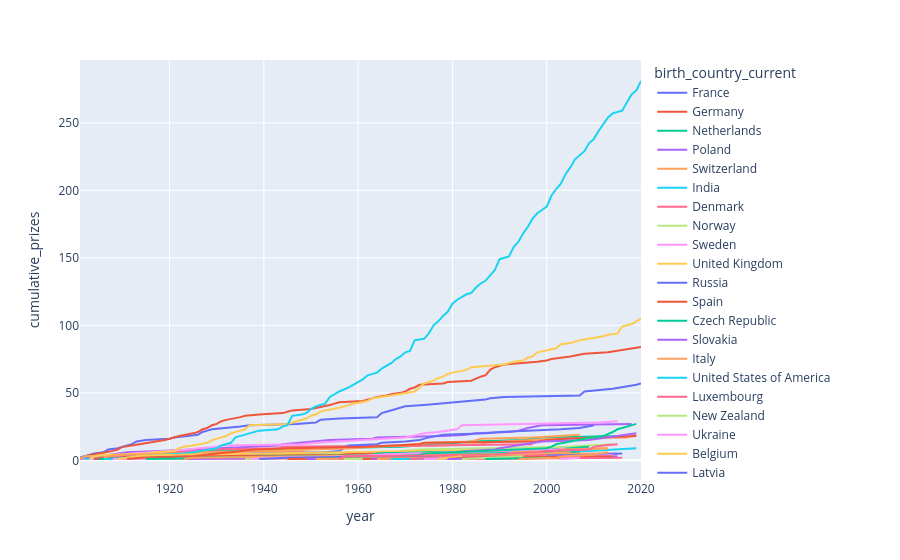

Notebook cell for this chart:
### Code cell
chart = px.line(prizes_over_time, 
                x="year", 
                y="cumulative_prizes", 
                color='birth_country_current')
chart.show()

### Figure 1 — Plotly figure (JSON) as saved in the notebook; plotly's stock layout.template omitted (floating-point values rounded to 4 significant figures)
{"data": [{"hovertemplate": "birth_country_current=France<br>year=%{x}<br>cumulative_prizes=%{y}<extra></extra>", "legendgroup": "France", "line": {"color": "#636efa", "dash": "solid"}, "marker": {"symbol": "circle"}, "mode": "lines", "name": "France", "orientation": "v", "showlegend": true, "type": "scatter", "x": [1901, 1903, 1904, 1906, 1907, 1909, 1912, 1913, 1915, 1920, 1921, 1926, 1927, 1928, 1929, 1935, 1937, 1947, 1951, 1952, 1956, 1964, 1965, 1966, 1967, 1968, 1970, 1974, 1977, 1980, 1983, 1987, 1988, 1991, 2007, 2008, 2014, 2016, 2018, 2019, 2020], "xaxis": "x", "y": [2, 4, 5, 6, 8, 9, 12, 14, 15, 16, 17, 19, 21, 22, 23, 25, 26, 27, 28, 30, 31, 32, 35, 36, 37, 38, 40, 41, 42, 43, 44, 45, 46, 47, 48, 51, 53, 54, 55, 56, 57], "yaxis": "y"}, {"hovertemplate": "birth_country_current=Germany<br>year=%{x}<br>cumulative_prizes=%{y}<extra></extra>", "legendgroup": "Germany", "line": {"color": "#EF553B", "dash": "solid"}, "marker": {"symbol": "circle"}, "mode": "lines", "name": "Germany", "orientation": "v", "showlegend": true, "type": "scatter", "x": [1901, 1902, 1905, 1907, 1908, 1909, 1910, 1912, 1914, 1915, 1918, 1919, 1920, 1921, 1922, 1925, 1926, 1927, 1928, 1929, 1930, 1931, 1932, 1935, 1936, 1939, 1944, 1945, 1946, 1950, 1953, 1954, 1955, 1956, 1961, 1963, 1964, 1966, 1967, 1969, 1970, 1971, 1972, 1973, 1978, 1979, 1984, 1986, 1987, 1988, 1989, 1991, 1995, 1998, 2000, 2001, 2005, 2007, 2008, 2013, 2017, 2019, 2020], "xaxis": "x", "y": [1, 3, 5, 6, 7, 8, 10, 11, 12, 13, 14, 15, 16, 17, 18, 20, 21, 23, 24, 26, 27, 29, 30, 32, 33, 34, 35, 36, 37, 38, 40, 41, 42, 43, 44, 46, 47, 48, 49, 50, 51, 53, 54, 56, 57, 58, 59, 62, 63, 67, 69, 71, 72, 73, 74, 75, 77, 78, 79, 80, 82, 83, 84], "yaxis": "y"}, {"hovertemplate": "birth_country_current=Netherlands<br>year=%{x}<br>cumulative_prizes=%{y}<extra></extra>", "legendgroup": "Netherlands", "line": {"color": "#00cc96", "dash": "solid"}, "marker": {"symbol": "circle"}, "mode": "lines", "name": "Netherlands", "orientation": "v", "showlegend": true, "type": "scatter", "x": [1901, 1902, 1910, 1911, 1913, 1929, 1936, 1953, 1969, 1973, 1975, 1981, 1984, 1995, 1999, 2016], "xaxis": "x", "y": [1, 3, 4, 5, 6, 7, 8, 9, 10, 11, 12, 13, 14, 15, 17, 18], "yaxis": "y"}, {"hovertemplate": "birth_country_current=Poland<br>year=%{x}<br>cumulative_prizes=%{y}<extra></extra>", "legendgroup": "Poland", "line": {"color": "#ab63fa", "dash": "solid"}, "marker": {"symbol": "circle"}, "mode": "lines", "name": "Poland", "orientation": "v", "showlegend": true, "type": "scatter", "x": [1901, 1903, 1905, 1907, 1908, 1911, 1918, 1924, 1931, 1939, 1943, 1944, 1950, 1954, 1963, 1964, 1978, 1983, 1985, 1992, 1994, 1995, 1996, 1999, 2018], "xaxis": "x", "y": [1, 2, 3, 4, 5, 6, 7, 8, 9, 10, 11, 12, 14, 15, 16, 17, 18, 19, 20, 21, 22, 23, 24, 26, 27], "yaxis": "y"}, {"hovertemplate": "birth_country_current=Switzerland<br>year=%{x}<br>cumulative_prizes=%{y}<extra></extra>", "legendgroup": "Switzerland", "line": {"color": "#FFA15A", "dash": "solid"}, "marker": {"symbol": "circle"}, "mode": "lines", "name": "Switzerland", "orientation": "v", "showlegend": true, "type": "scatter", "x": [1901, 1902, 1909, 1919, 1920, 1948, 1949, 1952, 1957, 1978, 1986, 1987, 1991, 1996, 2002, 2017, 2019], "xaxis": "x", "y": [1, 3, 4, 5, 6, 7, 8, 9, 10, 11, 12, 13, 14, 15, 16, 17, 19], "yaxis": "y"}, {"hovertemplate": "birth_country_current=India<br>year=%{x}<br>cumulative_prizes=%{y}<extra></extra>", "legendgroup": "India", "line": {"color": "#19d3f3", "dash": "solid"}, "marker": {"symbol": "circle"}, "mode": "lines", "name": "India", "orientation": "v", "showlegend": true, "type": "scatter", "x": [1902, 1907, 1913, 1930, 1968, 1998, 2009, 2014, 2019], "xaxis": "x", "y": [1, 2, 3, 4, 5, 6, 7, 8, 9], "yaxis": "y"}, {"hovertemplate": "birth_country_current=Denmark<br>year=%{x}<br>cumulative_prizes=%{y}<extra></extra>", "legendgroup": "Denmark", "line": {"color": "#FF6692", "dash": "solid"}, "marker": {"symbol": "circle"}, "mode": "lines", "name": "Denmark", "orientation": "v", "showlegend": true, "type": "scatter", "x": [1903, 1908, 1917, 1920, 1922, 1926, 1928, 1943, 1944, 1975, 1997], "xaxis": "x", "y": [1, 2, 4, 5, 6, 7, 8, 9, 10, 11, 12], "yaxis": "y"}, {"hovertemplate": "birth_country_current=Norway<br>year=%{x}<br>cumulative_prizes=%{y}<extra></extra>", "legendgroup": "Norway", "line": {"color": "#B6E880", "dash": "solid"}, "marker": {"symbol": "circle"}, "mode": "lines", "name": "Norway", "orientation": "v", "showlegend": true, "type": "scatter", "x": [1903, 1920, 1921, 1922, 1968, 1969, 1973, 1989, 2004, 2014], "xaxis": "x", "y": [1, 2, 3, 4, 5, 7, 8, 9, 10, 12], "yaxis": "y"}, {"hovertemplate": "birth_country_current=Sweden<br>year=%{x}<br>cumulative_prizes=%{y}<extra></extra>", "legendgroup": "Sweden", "line": {"color": "#FF97FF", "dash": "solid"}, "marker": {"symbol": "circle"}, "mode": "lines", "name": "Sweden", "orientation": "v", "showlegend": true, "type": "scatter", "x": [1903, 1908, 1909, 1911, 1912, 1916, 1921, 1924, 1926, 1930, 1931, 1948, 1951, 1955, 1961, 1970, 1974, 1977, 1981, 1982, 2000, 2011, 2015], "xaxis": "x", "y": [1, 2, 3, 4, 5, 6, 7, 8, 9, 10, 11, 12, 13, 14, 15, 17, 20, 21, 23, 26, 27, 28, 29], "yaxis": "y"}, {"hovertemplate": "birth_country_current=United Kingdom<br>year=%{x}<br>cumulative_prizes=%{y}<extra></extra>", "legendgroup": "United Kingdom", "line": {"color": "#FECB52", "dash": "solid"}, "marker": {"symbol": "circle"}, "mode": "lines", "name": "United Kingdom", "orientation": "v", "showlegend": true, "type": "scatter", "x": [1903, 1904, 1906, 1915, 1917, 1921, 1922, 1923, 1925, 1927, 1928, 1929, 1932, 1933, 1934, 1935, 1936, 1937, 1945, 1947, 1948, 1949, 1950, 1951, 1952, 1953, 1956, 1957, 1958, 1959, 1962, 1963, 1967, 1969, 1972, 1973, 1974, 1976, 1977, 1978, 1979, 1980, 1982, 1983, 1984, 1988, 1991, 1993, 1995, 1996, 1997, 1998, 2001, 2002, 2003, 2005, 2007, 2009, 2010, 2012, 2013, 2015, 2016, 2017, 2018, 2019, 2020], "xaxis": "x", "y": [1, 3, 4, 5, 6, 7, 9, 10, 11, 12, 13, 15, 18, 20, 21, 22, 23, 26, 27, 29, 30, 31, 33, 34, 36, 37, 39, 40, 41, 42, 44, 46, 48, 49, 51, 54, 57, 59, 61, 62, 64, 65, 66, 67, 69, 70, 71, 73, 74, 76, 77, 80, 82, 83, 86, 87, 89, 90, 91, 92, 93, 94, 99, 100, 101, 103, 105], "yaxis": "y"}, {"hovertemplate": "birth_country_current=Russia<br>year=%{x}<br>cumulative_prizes=%{y}<extra></extra>", "legendgroup": "Russia", "line": {"color": "#636efa", "dash": "solid"}, "marker": {"symbol": "circle"}, "mode": "lines", "name": "Russia", "orientation": "v", "showlegend": true, "type": "scatter", "x": [1904, 1910, 1911, 1933, 1937, 1953, 1956, 1958, 1964, 1965, 1970, 1973, 1975, 1977, 1978, 1987, 1990, 2003, 2007, 2010], "xaxis": "x", "y": [1, 2, 3, 4, 5, 6, 7, 11, 12, 13, 14, 15, 17, 18, 19, 20, 21, 23, 24, 26], "yaxis": "y"}, {"hovertemplate": "birth_country_current=Spain<br>year=%{x}<br>cumulative_prizes=%{y}<extra></extra>", "legendgroup": "Spain", "line": {"color": "#EF553B", "dash": "solid"}, "marker": {"symbol": "circle"}, "mode": "lines", "name": "Spain", "orientation": "v", "showlegend": true, "type": "scatter", "x": [1904, 1906, 1922, 1956, 1959, 1977, 1989], "xaxis": "x", "y": [1, 2, 3, 4, 5, 6, 7], "yaxis": "y"}, {"hovertemplate": "birth_country_current=Czech Republic<br>year=%{x}<br>cumulative_prizes=%{y}<extra></extra>", "legendgroup": "Czech Republic", "line": {"color": "#00cc96", "dash": "solid"}, "marker": {"symbol": "circle"}, "mode": "lines", "name": "Czech Republic", "orientation": "v", "showlegend": true, "type": "scatter", "x": [1905, 1947, 1959, 1984, 2007], "xaxis": "x", "y": [1, 3, 4, 5, 6], "yaxis": "y"}, {"hovertemplate": "birth_country_current=Slovakia<br>year=%{x}<br>cumulative_prizes=%{y}<extra></extra>", "legendgroup": "Slovakia", "line": {"color": "#ab63fa", "dash": "solid"}, "marker": {"symbol": "circle"}, "mode": "lines", "name": "Slovakia", "orientation": "v", "showlegend": true, "type": "scatter", "x": [1905], "xaxis": "x", "y": [1], "yaxis": "y"}, {"hovertemplate": "birth_country_current=Italy<br>year=%{x}<br>cumulative_prizes=%{y}<extra></extra>", "legendgroup": "Italy", "line": {"color": "#FFA15A", "dash": "solid"}, "marker": {"symbol": "circle"}, "mode": "lines", "name": "Italy", "orientation": "v", "showlegend": true, "type": "scatter", "x": [1906, 1907, 1909, 1926, 1934, 1938, 1959, 1963, 1969, 1975, 1984, 1985, 1986, 1997, 2002, 2007], "xaxis": "x", "y": [2, 3, 4, 5, 6, 7, 9, 10, 11, 13, 14, 15, 16, 17, 18, 19], "yaxis": "y"}, {"hovertemplate": "birth_country_current=United States of America<br>year=%{x}<br>cumulative_prizes=%{y}<extra></extra>", "legendgroup": "United States of America", "line": {"color": "#19d3f3", "dash": "solid"}, "marker": {"symbol": "circle"}, "mode": "lines", "name": "United States of America", "orientation": "v", "showlegend": true, "type": "scatter", "x": [1906, 1912, 1914, 1919, 1923, 1925, 1927, 1929, 1930, 1931, 1932, 1933, 1934, 1936, 1937, 1938, 1939, 1943, 1944, 1945, 1946, 1948, 1949, 1950, 1951, 1952, 1953, 1954, 1955, 1956, 1958, 1959, 1960, 1961, 1962, 1964, 1965, 1966, 1967, 1968, 1969, 1970, 1971, 1972, 1974, 1975, 1976, 1977, 1978, 1979, 1980, 1981, 1982, 1983, 1984, 1985, 1986, 1987, 1988, 1989, 1990, 1992, 1993, 1994, 1995, 1996, 1997, 1998, 2000, 2001, 2002, 2003, 2004, 2005, 2006, 2007, 2008, 2009, 2010, 2011, 2012, 2013, 2014, 2015, 2016, 2017, 2018, 2019, 2020], "xaxis": "x", "y": [1, 2, 3, 4, 5, 6, 7, 8, 9, 11, 12, 13, 17, 19, 20, 21, 22, 23, 25, 26, 33, 34, 35, 38, 40, 41, 42, 47, 49, 51, 54, 56, 58, 60, 63, 65, 68, 70, 72, 75, 77, 80, 81, 89, 90, 94, 100, 103, 107, 110, 116, 119, 121, 123, 124, 128, 131, 133, 137, 141, 149, 151, 158, 162, 168, 173, 179, 183, 188, 196, 201, 205, 212, 217, 223, 226, 229, 235, 238, 244, 249, 254, 257, 258, 259, 265, 271, 274, 281], "yaxis": "y"}, {"hovertemplate": "birth_country_current=Luxembourg<br>year=%{x}<br>cumulative_prizes=%{y}<extra></extra>", "legendgroup": "Luxembourg", "line": {"color": "#FF6692", "dash": "solid"}, "marker": {"symbol": "circle"}, "mode": "lines", "name": "Luxembourg", "orientation": "v", "showlegend": true, "type": "scatter", "x": [1908, 2011], "xaxis": "x", "y": [1, 2], "yaxis": "y"}, {"hovertemplate": "birth_country_current=New Zealand<br>year=%{x}<br>cumulative_prizes=%{y}<extra></extra>", "legendgroup": "New Zealand", "line": {"color": "#B6E880", "dash": "solid"}, "marker": {"symbol": "circle"}, "mode": "lines", "name": "New Zealand", "orientation": "v", "showlegend": true, "type": "scatter", "x": [1908, 1962, 2000], "xaxis": "x", "y": [1, 2, 3], "yaxis": "y"}, {"hovertemplate": "birth_country_current=Ukraine<br>year=%{x}<br>cumulative_prizes=%{y}<extra></extra>", "legendgroup": "Ukraine", "line": {"color": "#FF97FF", "dash": "solid"}, "marker": {"symbol": "circle"}, "mode": "lines", "name": "Ukraine", "orientation": "v", "showlegend": true, "type": "scatter", "x": [1908, 1952, 1966, 1981, 2015], "xaxis": "x", "y": [1, 2, 3, 4, 5], "yaxis": "y"}, {"hovertemplate": "birth_country_current=Belgium<br>year=%{x}<br>cumulative_prizes=%{y}<extra></extra>", "legendgroup": "Belgium", "line": {"color": "#FECB52", "dash": "solid"}, "marker": {"symbol": "circle"}, "mode": "lines", "name": "Belgium", "orientation": "v", "showlegend": true, "type": "scatter", "x": [1909, 1911, 1913, 1919, 1938, 1958, 1974, 2005, 2013], "xaxis": "x", "y": [1, 2, 3, 4, 5, 6, 7, 8, 9], "yaxis": "y"}, {"hovertemplate": "birth_country_current=Latvia<br>year=%{x}<br>cumulative_prizes=%{y}<extra></extra>", "legendgroup": "Latvia", "line": {"color": "#636efa", "dash": "solid"}, "marker": {"symbol": "circle"}, "mode": "lines", "name": "Latvia", "orientation": "v", "showlegend": true, "type": "scatter", "x": [1909], "xaxis": "x", "y": [1], "yaxis": "y"}, {"hovertemplate": "birth_country_current=Austria<br>year=%{x}<br>cumulative_prizes=%{y}<extra></extra>", "legendgroup": "Austria", "line": {"color": "#EF553B", "dash": "solid"}, "marker": {"symbol": "circle"}, "mode": "lines", "name": "Austria", "orientation": "v", "showlegend": true, "type": "scatter", "x": [1911, 1914, 1925, 1927, 1930, 1933, 1936, 1938, 1945, 1962, 1973, 1974, 1998, 2000, 2004, 2013, 2019], "xaxis": "x", "y": [1, 2, 3, 4, 5, 6, 7, 8, 9, 10, 12, 13, 14, 15, 16, 17, 18], "yaxis": "y"}, {"hovertemplate": "birth_country_current=Australia<br>year=%{x}<br>cumulative_prizes=%{y}<extra></extra>", "legendgroup": "Australia", "line": {"color": "#00cc96", "dash": "solid"}, "marker": {"symbol": "circle"}, "mode": "lines", "name": "Australia", "orientation": "v", "showlegend": true, "type": "scatter", "x": [1915, 1945, 1960, 1963, 1964, 1975, 1996, 2005, 2009], "xaxis": "x", "y": [1, 2, 3, 4, 5, 6, 7, 9, 10], "yaxis": "y"}, {"hovertemplate": "birth_country_current=Canada<br>year=%{x}<br>cumulative_prizes=%{y}<extra></extra>", "legendgroup": "Canada", "line": {"color": "#ab63fa", "dash": "solid"}, "marker": {"symbol": "circle"}, "mode": "lines", "name": "Canada", "orientation": "v", "showlegend": true, "type": "scatter", "x": [1923, 1949, 1957, 1966, 1976, 1981, 1983, 1989, 1990, 1992, 1994, 1996, 1997, 1999, 2009, 2011, 2013, 2015, 2018, 2019], "xaxis": "x", "y": [1, 2, 3, 4, 5, 6, 7, 8, 9, 10, 11, 12, 13, 14, 15, 16, 17, 18, 19, 20], "yaxis": "y"}, {"hovertemplate": "birth_country_current=Ireland<br>year=%{x}<br>cumulative_prizes=%{y}<extra></extra>", "legendgroup": "Ireland", "line": {"color": "#FFA15A", "dash": "solid"}, "marker": {"symbol": "circle"}, "mode": "lines", "name": "Ireland", "orientation": "v", "showlegend": true, "type": "scatter", "x": [1923, 1925, 1951, 1969, 2015], "xaxis": "x", "y": [1, 2, 3, 4, 5], "yaxis": "y"}, {"hovertemplate": "birth_country_current=Slovenia<br>year=%{x}<br>cumulative_prizes=%{y}<extra></extra>", "legendgroup": "Slovenia", "line": {"color": "#19d3f3", "dash": "solid"}, "marker": {"symbol": "circle"}, "mode": "lines", "name": "Slovenia", "orientation": "v", "showlegend": true, "type": "scatter", "x": [1923], "xaxis": "x", "y": [1], "yaxis": "y"}, {"hovertemplate": "birth_country_current=Indonesia<br>year=%{x}<br>cumulative_prizes=%{y}<extra></extra>", "legendgroup": "Indonesia", "line": {"color": "#FF6692", "dash": "solid"}, "marker": {"symbol": "circle"}, "mode": "lines", "name": "Indonesia", "orientation": "v", "showlegend": true, "type": "scatter", "x": [1924], "xaxis": "x", "y": [1], "yaxis": "y"}, {"hovertemplate": "birth_country_current=Argentina<br>year=%{x}<br>cumulative_prizes=%{y}<extra></extra>", "legendgroup": "Argentina", "line": {"color": "#B6E880", "dash": "solid"}, "marker": {"symbol": "circle"}, "mode": "lines", "name": "Argentina", "orientation": "v", "showlegend": true, "type": "scatter", "x": [1936, 1947, 1980, 1984], "xaxis": "x", "y": [1, 2, 3, 4], "yaxis": "y"}, {"hovertemplate": "birth_country_current=Hungary<br>year=%{x}<br>cumulative_prizes=%{y}<extra></extra>", "legendgroup": "Hungary", "line": {"color": "#FF97FF", "dash": "solid"}, "marker": {"symbol": "circle"}, "mode": "lines", "name": "Hungary", "orientation": "v", "showlegend": true, "type": "scatter", "x": [1937, 1943, 1961, 1963, 1971, 1994, 2002, 2004], "xaxis": "x", "y": [1, 2, 3, 4, 5, 7, 8, 9], "yaxis": "y"}, {"hovertemplate": "birth_country_current=Croatia<br>year=%{x}<br>cumulative_prizes=%{y}<extra></extra>", "legendgroup": "Croatia", "line": {"color": "#FECB52", "dash": "solid"}, "marker": {"symbol": "circle"}, "mode": "lines", "name": "Croatia", "orientation": "v", "showlegend": true, "type": "scatter", "x": [1939], "xaxis": "x", "y": [1], "yaxis": "y"}, {"hovertemplate": "birth_country_current=Finland<br>year=%{x}<br>cumulative_prizes=%{y}<extra></extra>", "legendgroup": "Finland", "line": {"color": "#636efa", "dash": "solid"}, "marker": {"symbol": "circle"}, "mode": "lines", "name": "Finland", "orientation": "v", "showlegend": true, "type": "scatter", "x": [1939, 1945, 1967, 2008, 2016], "xaxis": "x", "y": [1, 2, 3, 4, 5], "yaxis": "y"}, {"hovertemplate": "birth_country_current=Chile<br>year=%{x}<br>cumulative_prizes=%{y}<extra></extra>", "legendgroup": "Chile", "line": {"color": "#EF553B", "dash": "solid"}, "marker": {"symbol": "circle"}, "mode": "lines", "name": "Chile", "orientation": "v", "showlegend": true, "type": "scatter", "x": [1945, 1971], "xaxis": "x", "y": [1, 2], "yaxis": "y"}, {"hovertemplate": "birth_country_current=Japan<br>year=%{x}<br>cumulative_prizes=%{y}<extra></extra>", "legendgroup": "Japan", "line": {"color": "#00cc96", "dash": "solid"}, "marker": {"symbol": "circle"}, "mode": "lines", "name": "Japan", "orientation": "v", "showlegend": true, "type": "scatter", "x": [1949, 1965, 1968, 1973, 1974, 1981, 1987, 1994, 2000, 2001, 2002, 2008, 2010, 2012, 2014, 2015, 2016, 2017, 2018, 2019], "xaxis": "x", "y": [1, 2, 3, 4, 5, 6, 7, 8, 9, 10, 12, 16, 17, 18, 21, 23, 24, 25, 26, 27], "yaxis": "y"}, {"hovertemplate": "birth_country_current=Portugal<br>year=%{x}<br>cumulative_prizes=%{y}<extra></extra>", "legendgroup": "Portugal", "line": {"color": "#ab63fa", "dash": "solid"}, "marker": {"symbol": "circle"}, "mode": "lines", "name": "Portugal", "orientation": "v", "showlegend": true, "type": "scatter", "x": [1949, 1998], "xaxis": "x", "y": [1, 2], "yaxis": "y"}, {"hovertemplate": "birth_country_current=South Africa<br>year=%{x}<br>cumulative_prizes=%{y}<extra></extra>", "legendgroup": "South Africa", "line": {"color": "#FFA15A", "dash": "solid"}, "marker": {"symbol": "circle"}, "mode": "lines", "name": "South Africa", "orientation": "v", "showlegend": true, "type": "scatter", "x": [1951, 1979, 1984, 1991, 1993, 2002, 2003, 2013], "xaxis": "x", "y": [1, 2, 3, 4, 6, 7, 8, 9], "yaxis": "y"}, {"hovertemplate": "birth_country_current=Iceland<br>year=%{x}<br>cumulative_prizes=%{y}<extra></extra>", "legendgroup": "Iceland", "line": {"color": "#19d3f3", "dash": "solid"}, "marker": {"symbol": "circle"}, "mode": "lines", "name": "Iceland", "orientation": "v", "showlegend": true, "type": "scatter", "x": [1955], "xaxis": "x", "y": [1], "yaxis": "y"}, {"hovertemplate": "birth_country_current=China<br>year=%{x}<br>cumulative_prizes=%{y}<extra></extra>", "legendgroup": "China", "line": {"color": "#FF6692", "dash": "solid"}, "marker": {"symbol": "circle"}, "mode": "lines", "name": "China", "orientation": "v", "showlegend": true, "type": "scatter", "x": [1956, 1957, 1989, 1992, 1998, 2000, 2009, 2010, 2012, 2015], "xaxis": "x", "y": [1, 3, 4, 5, 6, 7, 8, 10, 11, 12], "yaxis": "y"}, {"hovertemplate": "birth_country_current=Algeria<br>year=%{x}<br>cumulative_prizes=%{y}<extra></extra>", "legendgroup": "Algeria", "line": {"color": "#B6E880", "dash": "solid"}, "marker": {"symbol": "circle"}, "mode": "lines", "name": "Algeria", "orientation": "v", "showlegend": true, "type": "scatter", "x": [1957, 1997], "xaxis": "x", "y": [1, 2], "yaxis": "y"}, {"hovertemplate": "birth_country_current=Brazil<br>year=%{x}<br>cumulative_prizes=%{y}<extra></extra>", "legendgroup": "Brazil", "line": {"color": "#FF97FF", "dash": "solid"}, "marker": {"symbol": "circle"}, "mode": "lines", "name": "Brazil", "orientation": "v", "showlegend": true, "type": "scatter", "x": [1960], "xaxis": "x", "y": [1], "yaxis": "y"}, {"hovertemplate": "birth_country_current=Guadeloupe Island<br>year=%{x}<br>cumulative_prizes=%{y}<extra></extra>", "legendgroup": "Guadeloupe Island", "line": {"color": "#FECB52", "dash": "solid"}, "marker": {"symbol": "circle"}, "mode": "lines", "name": "Guadeloupe Island", "orientation": "v", "showlegend": true, "type": "scatter", "x": [1960], "xaxis": "x", "y": [1], "yaxis": "y"}, {"hovertemplate": "birth_country_current=Zimbabwe<br>year=%{x}<br>cumulative_prizes=%{y}<extra></extra>", "legendgroup": "Zimbabwe", "line": {"color": "#636efa", "dash": "solid"}, "marker": {"symbol": "circle"}, "mode": "lines", "name": "Zimbabwe", "orientation": "v", "showlegend": true, "type": "scatter", "x": [1960], "xaxis": "x", "y": [1], "yaxis": "y"}, {"hovertemplate": "birth_country_current=Bosnia and Herzegovina<br>year=%{x}<br>cumulative_prizes=%{y}<extra></extra>", "legendgroup": "Bosnia and Herzegovina", "line": {"color": "#EF553B", "dash": "solid"}, "marker": {"symbol": "circle"}, "mode": "lines", "name": "Bosnia and Herzegovina", "orientation": "v", "showlegend": true, "type": "scatter", "x": [1961, 1975], "xaxis": "x", "y": [1, 2], "yaxis": "y"}, {"hovertemplate": "birth_country_current=Azerbaijan<br>year=%{x}<br>cumulative_prizes=%{y}<extra></extra>", "legendgroup": "Azerbaijan", "line": {"color": "#00cc96", "dash": "solid"}, "marker": {"symbol": "circle"}, "mode": "lines", "name": "Azerbaijan", "orientation": "v", "showlegend": true, "type": "scatter", "x": [1962], "xaxis": "x", "y": [1], "yaxis": "y"}, {"hovertemplate": "birth_country_current=Turkey<br>year=%{x}<br>cumulative_prizes=%{y}<extra></extra>", "legendgroup": "Turkey", "line": {"color": "#ab63fa", "dash": "solid"}, "marker": {"symbol": "circle"}, "mode": "lines", "name": "Turkey", "orientation": "v", "showlegend": true, "type": "scatter", "x": [1963, 2006, 2015], "xaxis": "x", "y": [1, 2, 3], "yaxis": "y"}, {"hovertemplate": "birth_country_current=Egypt<br>year=%{x}<br>cumulative_prizes=%{y}<extra></extra>", "legendgroup": "Egypt", "line": {"color": "#FFA15A", "dash": "solid"}, "marker": {"symbol": "circle"}, "mode": "lines", "name": "Egypt", "orientation": "v", "showlegend": true, "type": "scatter", "x": [1964, 1978, 1988, 1994, 1999, 2005], "xaxis": "x", "y": [1, 2, 3, 4, 5, 6], "yaxis": "y"}, {"hovertemplate": "birth_country_current=Guatemala<br>year=%{x}<br>cumulative_prizes=%{y}<extra></extra>", "legendgroup": "Guatemala", "line": {"color": "#19d3f3", "dash": "solid"}, "marker": {"symbol": "circle"}, "mode": "lines", "name": "Guatemala", "orientation": "v", "showlegend": true, "type": "scatter", "x": [1967, 1992], "xaxis": "x", "y": [1, 2], "yaxis": "y"}, {"hovertemplate": "birth_country_current=Belarus<br>year=%{x}<br>cumulative_prizes=%{y}<extra></extra>", "legendgroup": "Belarus", "line": {"color": "#FF6692", "dash": "solid"}, "marker": {"symbol": "circle"}, "mode": "lines", "name": "Belarus", "orientation": "v", "showlegend": true, "type": "scatter", "x": [1971, 1978, 1994, 2000], "xaxis": "x", "y": [1, 2, 3, 4], "yaxis": "y"}, {"hovertemplate": "birth_country_current=Vietnam<br>year=%{x}<br>cumulative_prizes=%{y}<extra></extra>", "legendgroup": "Vietnam", "line": {"color": "#B6E880", "dash": "solid"}, "marker": {"symbol": "circle"}, "mode": "lines", "name": "Vietnam", "orientation": "v", "showlegend": true, "type": "scatter", "x": [1973], "xaxis": "x", "y": [1], "yaxis": "y"}, {"hovertemplate": "birth_country_current=Romania<br>year=%{x}<br>cumulative_prizes=%{y}<extra></extra>", "legendgroup": "Romania", "line": {"color": "#FF97FF", "dash": "solid"}, "marker": {"symbol": "circle"}, "mode": "lines", "name": "Romania", "orientation": "v", "showlegend": true, "type": "scatter", "x": [1974, 1986, 2009, 2014], "xaxis": "x", "y": [1, 2, 3, 4], "yaxis": "y"}, {"hovertemplate": "birth_country_current=Lithuania<br>year=%{x}<br>cumulative_prizes=%{y}<extra></extra>", "legendgroup": "Lithuania", "line": {"color": "#FECB52", "dash": "solid"}, "marker": {"symbol": "circle"}, "mode": "lines", "name": "Lithuania", "orientation": "v", "showlegend": true, "type": "scatter", "x": [1977, 1980, 1982], "xaxis": "x", "y": [1, 2, 3], "yaxis": "y"}, {"hovertemplate": "birth_country_current=Greece<br>year=%{x}<br>cumulative_prizes=%{y}<extra></extra>", "legendgroup": "Greece", "line": {"color": "#636efa", "dash": "solid"}, "marker": {"symbol": "circle"}, "mode": "lines", "name": "Greece", "orientation": "v", "showlegend": true, "type": "scatter", "x": [1979], "xaxis": "x", "y": [1], "yaxis": "y"}, {"hovertemplate": "birth_country_current=Pakistan<br>year=%{x}<br>cumulative_prizes=%{y}<extra></extra>", "legendgroup": "Pakistan", "line": {"color": "#EF553B", "dash": "solid"}, "marker": {"symbol": "circle"}, "mode": "lines", "name": "Pakistan", "orientation": "v", "showlegend": true, "type": "scatter", "x": [1979, 1983, 2014], "xaxis": "x", "y": [1, 2, 3], "yaxis": "y"}, {"hovertemplate": "birth_country_current=Republic of Macedonia<br>year=%{x}<br>cumulative_prizes=%{y}<extra></extra>", "legendgroup": "Republic of Macedonia", "line": {"color": "#00cc96", "dash": "solid"}, "marker": {"symbol": "circle"}, "mode": "lines", "name": "Republic of Macedonia", "orientation": "v", "showlegend": true, "type": "scatter", "x": [1979], "xaxis": "x", "y": [1], "yaxis": "y"}, {"hovertemplate": "birth_country_current=Saint Lucia<br>year=%{x}<br>cumulative_prizes=%{y}<extra></extra>", "legendgroup": "Saint Lucia", "line": {"color": "#ab63fa", "dash": "solid"}, "marker": {"symbol": "circle"}, "mode": "lines", "name": "Saint Lucia", "orientation": "v", "showlegend": true, "type": "scatter", "x": [1979, 1992], "xaxis": "x", "y": [1, 2], "yaxis": "y"}, {"hovertemplate": "birth_country_current=Venezuela<br>year=%{x}<br>cumulative_prizes=%{y}<extra></extra>", "legendgroup": "Venezuela", "line": {"color": "#FFA15A", "dash": "solid"}, "marker": {"symbol": "circle"}, "mode": "lines", "name": "Venezuela", "orientation": "v", "showlegend": true, "type": "scatter", "x": [1980], "xaxis": "x", "y": [1], "yaxis": "y"}, {"hovertemplate": "birth_country_current=Bulgaria<br>year=%{x}<br>cumulative_prizes=%{y}<extra></extra>", "legendgroup": "Bulgaria", "line": {"color": "#19d3f3", "dash": "solid"}, "marker": {"symbol": "circle"}, "mode": "lines", "name": "Bulgaria", "orientation": "v", "showlegend": true, "type": "scatter", "x": [1981], "xaxis": "x", "y": [1], "yaxis": "y"}, {"hovertemplate": "birth_country_current=Colombia<br>year=%{x}<br>cumulative_prizes=%{y}<extra></extra>", "legendgroup": "Colombia", "line": {"color": "#FF6692", "dash": "solid"}, "marker": {"symbol": "circle"}, "mode": "lines", "name": "Colombia", "orientation": "v", "showlegend": true, "type": "scatter", "x": [1982, 2016], "xaxis": "x", "y": [1, 2], "yaxis": "y"}, {"hovertemplate": "birth_country_current=Mexico<br>year=%{x}<br>cumulative_prizes=%{y}<extra></extra>", "legendgroup": "Mexico", "line": {"color": "#B6E880", "dash": "solid"}, "marker": {"symbol": "circle"}, "mode": "lines", "name": "Mexico", "orientation": "v", "showlegend": true, "type": "scatter", "x": [1982, 1990, 1995], "xaxis": "x", "y": [1, 2, 3], "yaxis": "y"}, {"hovertemplate": "birth_country_current=Madagascar<br>year=%{x}<br>cumulative_prizes=%{y}<extra></extra>", "legendgroup": "Madagascar", "line": {"color": "#FF97FF", "dash": "solid"}, "marker": {"symbol": "circle"}, "mode": "lines", "name": "Madagascar", "orientation": "v", "showlegend": true, "type": "scatter", "x": [1985], "xaxis": "x", "y": [1], "yaxis": "y"}, {"hovertemplate": "birth_country_current=Nigeria<br>year=%{x}<br>cumulative_prizes=%{y}<extra></extra>", "legendgroup": "Nigeria", "line": {"color": "#FECB52", "dash": "solid"}, "marker": {"symbol": "circle"}, "mode": "lines", "name": "Nigeria", "orientation": "v", "showlegend": true, "type": "scatter", "x": [1986], "xaxis": "x", "y": [1], "yaxis": "y"}, {"hovertemplate": "birth_country_current=Taiwan<br>year=%{x}<br>cumulative_prizes=%{y}<extra></extra>", "legendgroup": "Taiwan", "line": {"color": "#636efa", "dash": "solid"}, "marker": {"symbol": "circle"}, "mode": "lines", "name": "Taiwan", "orientation": "v", "showlegend": true, "type": "scatter", "x": [1986], "xaxis": "x", "y": [1], "yaxis": "y"}, {"hovertemplate": "birth_country_current=Costa Rica<br>year=%{x}<br>cumulative_prizes=%{y}<extra></extra>", "legendgroup": "Costa Rica", "line": {"color": "#EF553B", "dash": "solid"}, "marker": {"symbol": "circle"}, "mode": "lines", "name": "Costa Rica", "orientation": "v", "showlegend": true, "type": "scatter", "x": [1987], "xaxis": "x", "y": [1], "yaxis": "y"}, {"hovertemplate": "birth_country_current=Korea (South Korea)<br>year=%{x}<br>cumulative_prizes=%{y}<extra></extra>", "legendgroup": "Korea (South Korea)", "line": {"color": "#00cc96", "dash": "solid"}, "marker": {"symbol": "circle"}, "mode": "lines", "name": "Korea (South Korea)", "orientation": "v", "showlegend": true, "type": "scatter", "x": [1987, 2000], "xaxis": "x", "y": [1, 2], "yaxis": "y"}, {"hovertemplate": "birth_country_current=Myanmar<br>year=%{x}<br>cumulative_prizes=%{y}<extra></extra>", "legendgroup": "Myanmar", "line": {"color": "#ab63fa", "dash": "solid"}, "marker": {"symbol": "circle"}, "mode": "lines", "name": "Myanmar", "orientation": "v", "showlegend": true, "type": "scatter", "x": [1991], "xaxis": "x", "y": [1], "yaxis": "y"}, {"hovertemplate": "birth_country_current=Israel<br>year=%{x}<br>cumulative_prizes=%{y}<extra></extra>", "legendgroup": "Israel", "line": {"color": "#FFA15A", "dash": "solid"}, "marker": {"symbol": "circle"}, "mode": "lines", "name": "Israel", "orientation": "v", "showlegend": true, "type": "scatter", "x": [1994, 2002, 2004, 2009, 2011, 2013], "xaxis": "x", "y": [1, 2, 3, 4, 5, 6], "yaxis": "y"}, {"hovertemplate": "birth_country_current=East Timor<br>year=%{x}<br>cumulative_prizes=%{y}<extra></extra>", "legendgroup": "East Timor", "line": {"color": "#19d3f3", "dash": "solid"}, "marker": {"symbol": "circle"}, "mode": "lines", "name": "East Timor", "orientation": "v", "showlegend": true, "type": "scatter", "x": [1996], "xaxis": "x", "y": [2], "yaxis": "y"}, {"hovertemplate": "birth_country_current=Ghana<br>year=%{x}<br>cumulative_prizes=%{y}<extra></extra>", "legendgroup": "Ghana", "line": {"color": "#FF6692", "dash": "solid"}, "marker": {"symbol": "circle"}, "mode": "lines", "name": "Ghana", "orientation": "v", "showlegend": true, "type": "scatter", "x": [2001], "xaxis": "x", "y": [1], "yaxis": "y"}, {"hovertemplate": "birth_country_current=Trinidad<br>year=%{x}<br>cumulative_prizes=%{y}<extra></extra>", "legendgroup": "Trinidad", "line": {"color": "#B6E880", "dash": "solid"}, "marker": {"symbol": "circle"}, "mode": "lines", "name": "Trinidad", "orientation": "v", "showlegend": true, "type": "scatter", "x": [2001], "xaxis": "x", "y": [1], "yaxis": "y"}, {"hovertemplate": "birth_country_current=Iran<br>year=%{x}<br>cumulative_prizes=%{y}<extra></extra>", "legendgroup": "Iran", "line": {"color": "#FF97FF", "dash": "solid"}, "marker": {"symbol": "circle"}, "mode": "lines", "name": "Iran", "orientation": "v", "showlegend": true, "type": "scatter", "x": [2003, 2007], "xaxis": "x", "y": [1, 2], "yaxis": "y"}, {"hovertemplate": "birth_country_current=Kenya<br>year=%{x}<br>cumulative_prizes=%{y}<extra></extra>", "legendgroup": "Kenya", "line": {"color": "#FECB52", "dash": "solid"}, "marker": {"symbol": "circle"}, "mode": "lines", "name": "Kenya", "orientation": "v", "showlegend": true, "type": "scatter", "x": [2004], "xaxis": "x", "y": [1], "yaxis": "y"}, {"hovertemplate": "birth_country_current=Bangladesh<br>year=%{x}<br>cumulative_prizes=%{y}<extra></extra>", "legendgroup": "Bangladesh", "line": {"color": "#636efa", "dash": "solid"}, "marker": {"symbol": "circle"}, "mode": "lines", "name": "Bangladesh", "orientation": "v", "showlegend": true, "type": "scatter", "x": [2006], "xaxis": "x", "y": [1], "yaxis": "y"}, {"hovertemplate": "birth_country_current=Cyprus<br>year=%{x}<br>cumulative_prizes=%{y}<extra></extra>", "legendgroup": "Cyprus", "line": {"color": "#EF553B", "dash": "solid"}, "marker": {"symbol": "circle"}, "mode": "lines", "name": "Cyprus", "orientation": "v", "showlegend": true, "type": "scatter", "x": [2010], "xaxis": "x", "y": [1], "yaxis": "y"}, {"hovertemplate": "birth_country_current=Peru<br>year=%{x}<br>cumulative_prizes=%{y}<extra></extra>", "legendgroup": "Peru", "line": {"color": "#00cc96", "dash": "solid"}, "marker": {"symbol": "circle"}, "mode": "lines", "name": "Peru", "orientation": "v", "showlegend": true, "type": "scatter", "x": [2010], "xaxis": "x", "y": [1], "yaxis": "y"}, {"hovertemplate": "birth_country_current=Liberia<br>year=%{x}<br>cumulative_prizes=%{y}<extra></extra>", "legendgroup": "Liberia", "line": {"color": "#ab63fa", "dash": "solid"}, "marker": {"symbol": "circle"}, "mode": "lines", "name": "Liberia", "orientation": "v", "showlegend": true, "type": "scatter", "x": [2011], "xaxis": "x", "y": [2], "yaxis": "y"}, {"hovertemplate": "birth_country_current=Yemen<br>year=%{x}<br>cumulative_prizes=%{y}<extra></extra>", "legendgroup": "Yemen", "line": {"color": "#FFA15A", "dash": "solid"}, "marker": {"symbol": "circle"}, "mode": "lines", "name": "Yemen", "orientation": "v", "showlegend": true, "type": "scatter", "x": [2011], "xaxis": "x", "y": [1], "yaxis": "y"}, {"hovertemplate": "birth_country_current=Morocco<br>year=%{x}<br>cumulative_prizes=%{y}<extra></extra>", "legendgroup": "Morocco", "line": {"color": "#19d3f3", "dash": "solid"}, "marker": {"symbol": "circle"}, "mode": "lines", "name": "Morocco", "orientation": "v", "showlegend": true, "type": "scatter", "x": [2012], "xaxis": "x", "y": [1], "yaxis": "y"}, {"hovertemplate": "birth_country_current=Democratic Republic of the Congo<br>year=%{x}<br>cumulative_prizes=%{y}<extra></extra>", "legendgroup": "Democratic Republic of the Congo", "line": {"color": "#FF6692", "dash": "solid"}, "marker": {"symbol": "circle"}, "mode": "lines", "name": "Democratic Republic of the Congo", "orientation": "v", "showlegend": true, "type": "scatter", "x": [2018], "xaxis": "x", "y": [1], "yaxis": "y"}, {"hovertemplate": "birth_country_current=Iraq<br>year=%{x}<br>cumulative_prizes=%{y}<extra></extra>", "legendgroup": "Iraq", "line": {"color": "#B6E880", "dash": "solid"}, "marker": {"symbol": "circle"}, "mode": "lines", "name": "Iraq", "orientation": "v", "showlegend": true, "type": "scatter", "x": [2018], "xaxis": "x", "y": [1], "yaxis": "y"}, {"hovertemplate": "birth_country_current=Ethiopia<br>year=%{x}<br>cumulative_prizes=%{y}<extra></extra>", "legendgroup": "Ethiopia", "line": {"color": "#FF97FF", "dash": "solid"}, "marker": {"symbol": "circle"}, "mode": "lines", "name": "Ethiopia", "orientation": "v", "showlegend": true, "type": "scatter", "x": [2019], "xaxis": "x", "y": [1], "yaxis": "y"}], "layout": {"legend": {"title": {"text": "birth_country_current"}, "tracegroupgap": 0}, "margin": {"t": 60}, "xaxis": {"anchor": "y", "domain": [0, 1], "title": {"text": "year"}}, "yaxis": {"anchor": "x", "domain": [0, 1], "title": {"text": "cumulative_prizes"}}}}
